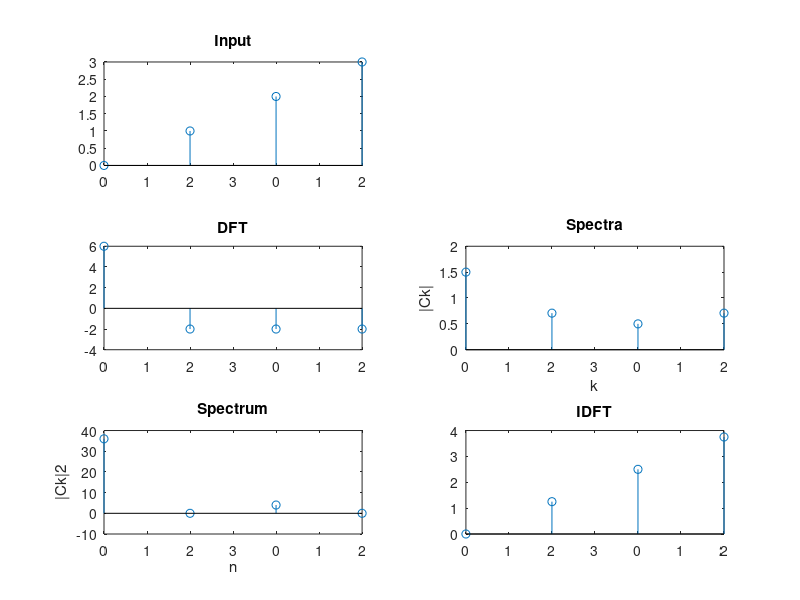

MATLAB code to generate this figure:
xn = [0,1,2,3];
N = length(xn);
n=0:1:N-1
subplot(3,2,1),stem(n,xn);
title('Input');
set(gca,'xticklabel',[0, 1, 2, 3])

ck= zeros(1,N);
for k=0:N-1
    for n=0:N-1
        ck(k+1) = ck(k+1) + (xn(n+1) * exp(-1i*2*pi*k*n/N) );
    end
end
n=0:1:N-1
subplot(3,2,3),stem(n,ck);
title('DFT');
set(gca,'xticklabel',[0, 1, 2, 3])


k=0:1:N-1
ckk = abs(ck/N)
subplot(3,2,4),stem(k,ckk);
xlabel('k');
ylabel('|Ck|');
title('Spectra');
set(gca,'xticklabel',[0, 1, 2, 3])


subplot(3,2,5),stem(n,ck.^2);
xlabel('n');
ylabel('|Ck|2');
title('Spectrum');
set(gca,'xticklabel',[0, 1, 2, 3])

% IDFT

for k=0:N-1
    for n=0:N-1
        xn(n+1) = xn(n+1) + (ck(k+1) * exp(i*2*pi*k*n/N));
    end
end
xn = xn/N;
k=0:1:N-1
subplot(3,2,6),stem(k,xn);
title('IDFT');
set(gca,'xticklabel',[0, 1, 2, 3])

